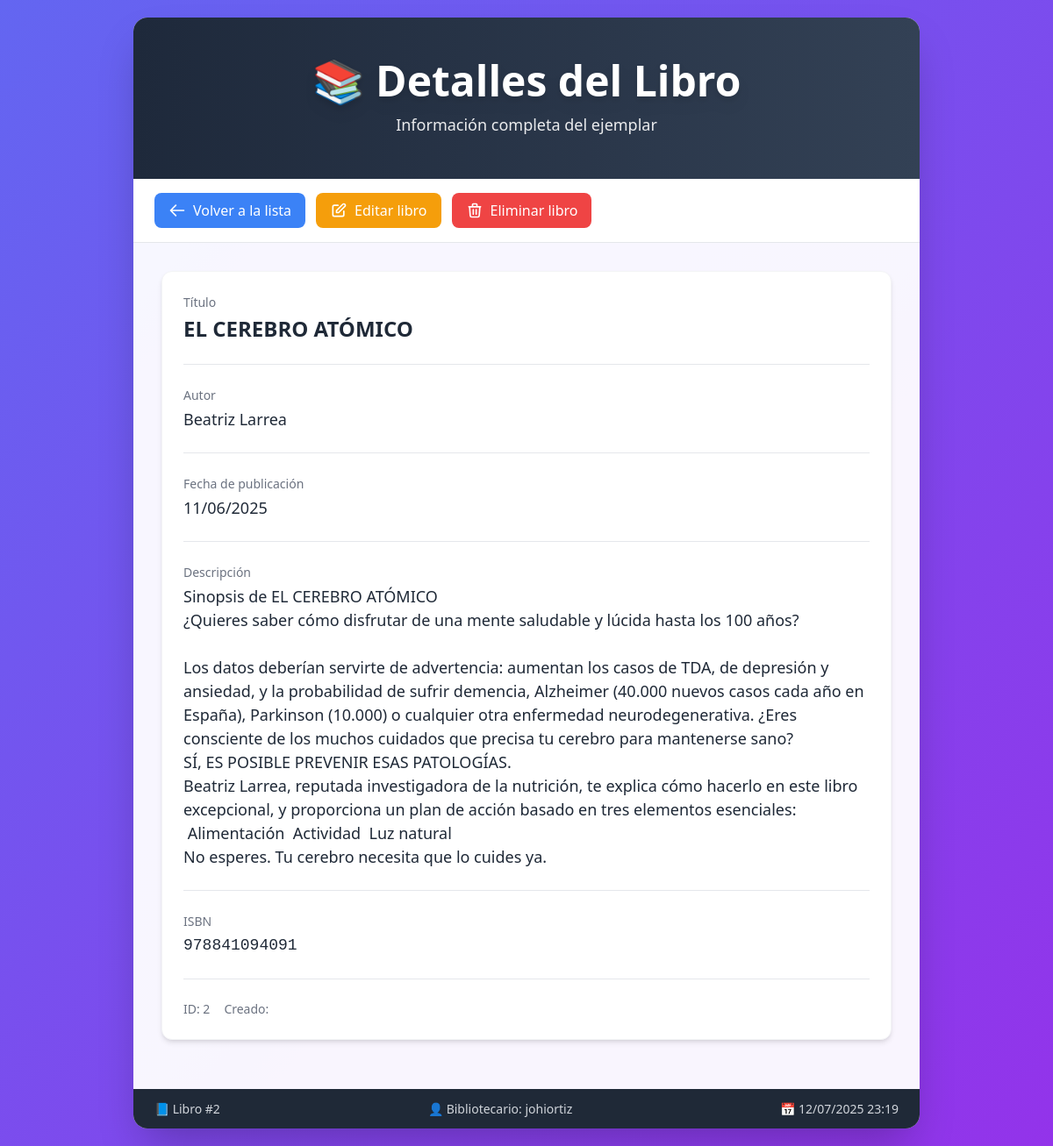
The page /libros/2/ on the database its author committed.
### libros/models.py (models this page shows, shortened)
class Libro(models.Model):
    titulo = models.CharField(max_length=200)
    autor = models.CharField(max_length=100)
    descripcion = models.TextField()
    fecha_publicacion = models.DateField()
    isbn = models.CharField(max_length=13, unique=True)

### libros/views.py (the view)
# urls.py: path('<int:libro_id>/', views.detalle_libro, name='detalle_libro'),
def detalle_libro(request, libro_id):
    libro = get_object_or_404(Libro, pk=libro_id)
    return render(request, 'libros/detalle_libro.html', {'libro': libro})

### libros/templates/libros/detalle_libro.html (shortened to what this page needs)
{% load static %}
<!DOCTYPE html>
<html lang="es">
<head>
    <script src="https://cdn.tailwindcss.com"></script>
    <link rel="stylesheet" href="{% static 'css/detalle_libro.css' %}">
</head>
<body class="min-h-screen bg-gradient-to-br from-indigo-500 to-purple-600 p-5">
    <div class="max-w-4xl mx-auto bg-white/95 rounded-2xl shadow-2xl overflow-hidden animate-fade-in-up">
        <div class="bg-gradient-to-r from-slate-800 to-slate-700 text-white text-center py-12 px-5">
            <h1 class="text-4xl md:text-5xl font-bold mb-3 drop-shadow-lg">📚 Detalles del Libro</h1>
            <p class="text-lg opacity-90">Información completa del ejemplar</p>
        </div>
        <div class="bg-white border-b border-gray-200 px-6 py-4">
            <div class="flex flex-wrap gap-3 justify-center md:justify-start">
                <a href="{% url 'lista_libros' %}" class="btn-primary btn-blue">
                    <svg class="w-5 h-5 mr-2" fill="none" stroke="currentColor" viewBox="0 0 24 24">
                        <path stroke-linecap="round" stroke-linejoin="round" stroke-width="2" d="M10 19l-7-7m0 0l7-7m-7 7h18"></path>
                    </svg>
                    Volver a la lista
                </a>
                <a href="{% url 'editar_libro' libro.id %}" class="btn-primary btn-yellow">
                    <svg class="w-5 h-5 mr-2" fill="none" stroke="currentColor" viewBox="0 0 24 24">
                        <path stroke-linecap="round" stroke-linejoin="round" stroke-width="2" d="M11 5H6a2 2 0 00-2 2v11a2 2 0 002 2h11a2 2 0 002-2v-5m-1.414-9.414a2 2 0 112.828 2.828L11.828 15H9v-2.828l8.586-8.586z"></path>
                    </svg>
                    Editar libro
                </a>
                <a href="{% url 'eliminar_libro' libro.id %}" class="btn-primary btn-red">
                    <svg class="w-5 h-5 mr-2" fill="none" stroke="currentColor" viewBox="0 0 24 24">
                        <path stroke-linecap="round" stroke-linejoin="round" stroke-width="2" d="M19 7l-.867 12.142A2 2 0 0116.138 21H7.862a2 2 0 01-1.995-1.858L5 7m5 4v6m4-6v6m1-10V4a1 1 0 00-1-1h-4a1 1 0 00-1 1v3M4 7h16"></path>
                    </svg>
                    Eliminar libro
                </a>
            </div>
        </div>
        <div class="p-6 md:p-8">
            <div class="bg-white rounded-xl shadow-md p-6 mb-6 border border-gray-100">
                <div class="detail-section">
                    <div class="detail-label">Título</div>
                    <div class="detail-value font-bold text-2xl">{{ libro.titulo }}</div>
                </div>
                <div class="detail-section">
                    <div class="detail-label">Autor</div>
                    <div class="detail-value">
                        {% if libro.autor %}
                            {{ libro.autor }}
                        {% else %}
                            <span class="text-gray-400">Autor desconocido</span>
                        {% endif %}
                    </div>
                </div>
                {% if libro.fecha_publicacion %}
                <div class="detail-section">
                    <div class="detail-label">Fecha de publicación</div>
                    <div class="detail-value">{{ libro.fecha_publicacion|date:"d/m/Y" }}</div>
                </div>
                {% endif %}
                {% if libro.descripcion %}
                <div class="detail-section">
                    <div class="detail-label">Descripción</div>
                    <div class="detail-value whitespace-pre-line">{{ libro.descripcion }}</div>
                </div>
                {% endif %}
                {% if libro.isbn %}
                <div class="detail-section">
                    <div class="detail-label">ISBN</div>
                    <div class="detail-value font-mono">{{ libro.isbn }}</div>
                </div>
                {% endif %}
                <div class="flex flex-wrap gap-4 text-sm text-gray-500">
                    <div>ID: {{ libro.id }}</div>
                    <div>Creado: {{ libro.fecha_creacion|date:"d/m/Y H:i" }}</div>
                </div>
            </div>
        </div>
        <div class="footer-stats">
            <div class="footer-stats-content">
                <span>📘 Libro #{{ libro.id }}</span>
                <span>👤 Bibliotecario: johiortiz</span>
                <span>📅 12/07/2025 23:19</span>
            </div>
        </div>
    </div>
</body>
</html>

### libros/static/css/detalle_libro.css (style rules this page uses)
.btn-primary { display: inline-flex; align-items: center; padding: 0.5rem 1rem; border-radius: 0.5rem; font-weight: 500; transition: all 0.3s ease; }
.btn-blue { background-color: #3b82f6; color: white; }
.btn-yellow { background-color: #f59e0b; color: white; }
.btn-red { background-color: #ef4444; color: white; }
.detail-section { margin-bottom: 1.5rem; padding-bottom: 1.5rem; border-bottom: 1px solid #e5e7eb; }
.detail-label { font-size: 0.875rem; font-weight: 500; color: #6b7280; margin-bottom: 0.25rem; }
.detail-value { font-size: 1.125rem; color: #1f2937; transition: color 0.2s ease; }
.footer-stats { background-color: #1f2937; color: #d1d5db; padding: 0.75rem 1.5rem; font-size: 0.875rem; }
.footer-stats-content { display: flex; flex-wrap: wrap; gap: 2rem; justify-content: center; }
@media (min-width: 768px) { .footer-stats-content { justify-content: space-between; } }
.animate-fade-in-up { animation: fadeInUp 0.5s ease-out forwards; }
.whitespace-pre-line { white-space: pre-line; }

### rows shown on the page
Libro: titulo "EL CEREBRO ATÓMICO", autor "Beatriz Larrea", fecha_publicacion "11/06/2025", descripcion "Sinopsis de EL CEREBRO ATÓMICO ¿Quieres saber cómo disfrutar de una mente saludable y lúcida hasta los 100 años? Los datos deberían servirte de advertencia: aumentan los casos de TDA, de depresión y ansiedad, y la probabilidad de sufrir demencia, Alzheimer (40.000 nuevos casos cada año en España), Parkinson (10.000) o cualquier otra enfermedad neurodegenerativa. ¿Eres consciente de los muchos cuidados que precisa tu cerebro para mantenerse sano? SÍ, ES POSIBLE PREVENIR ESAS PATOLOGÍAS. Beatriz Larrea, reputada investigadora de la nutrición, te explica cómo hacerlo en este libro excepcional, y proporciona un plan de acción basado en tres elementos esenciales:  Alimentación  Actividad  Luz…", isbn "978841094091", id "2"
